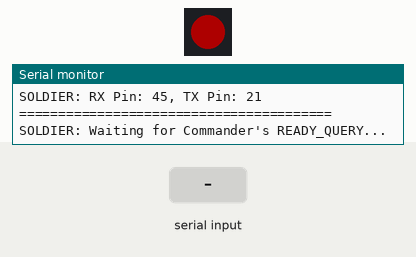
Simulated run of this program. Board: ESP32-S3. Shown: 1 RGB LEDs in strip order, left to right, the last lines printed to the serial monitor. The test bench sets the inputs (shaded band). Dim RGB values are drawn brighter than linear; nothing arrives over Bluetooth unless stated.

Above: at 1.3 s.
1.4 s: "READY_QUERY\n" received over the second serial link
At 2.2 s:
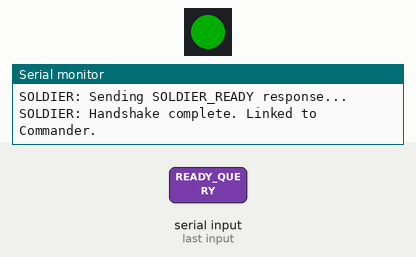
At 3.1 s:
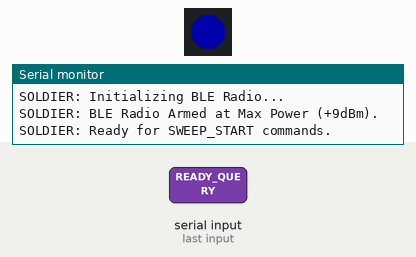
3.9 s: "SWEEP_START\n" received over the second serial link
At 3.91 s:
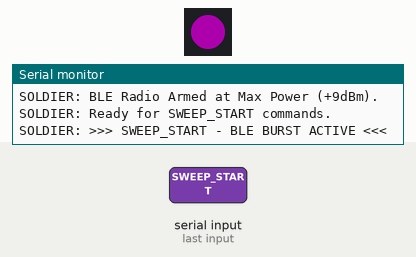
Timing chart, 0 to 6.9 s (numbered marks = the images above; inputs shaded):
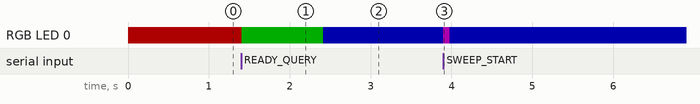

Measured:
- after the input at 1.4 s, RGB LED 0: RGB(50, 0, 0) → RGB(0, 50, 0) at once, → RGB(0, 0, 50) 1.0 s later
- after the input at 3.9 s, RGB LED 0: RGB(0, 0, 50) → RGB(50, 0, 50) at once, → RGB(0, 0, 50) 0.08 s later

The program:

main.cpp
```cpp
#include <Arduino.h>
#include <NimBLEDevice.h>
#include <Adafruit_NeoPixel.h>

// Master Coder's Pin Mapping
#define TX_PIN 21
#define RX_PIN 45
#define RGB_LED_PIN 48  // Onboard WS2812 RGB LED
#define NUM_PIXELS 1

Adafruit_NeoPixel statusLED(NUM_PIXELS, RGB_LED_PIN, NEO_GRB + NEO_KHZ800);

void setup() {
    // 0. Initialize Status LED
    statusLED.begin();
    statusLED.setBrightness(50); // 0-255
    statusLED.setPixelColor(0, statusLED.Color(255, 0, 0)); // Red = Booting/Waiting
    statusLED.show();

    // 1. Initialize Serial Interfaces
    Serial.begin(115200); // USB Monitor
    while(!Serial && millis() < 3000) { delay(10); } // Wait up to 3s for USB Serial
    delay(500); // Additional stabilization
    Serial1.begin(115200, SERIAL_8N1, RX_PIN, TX_PIN); // RX on 45, TX on 21

    Serial.println("\n\n========================================");
    Serial.println("SOLDIER: Booting...");
    Serial.printf("SOLDIER: RX Pin: %d, TX Pin: %d\n", RX_PIN, TX_PIN);
    Serial.println("========================================");

    // 2. Handshake Loop: Wait for Commander (Lonely Binary) signal
    Serial.println("SOLDIER: Waiting for Commander's READY_QUERY...");

    unsigned long startTime = millis();
    bool handshakeComplete = false;

    while (millis() - startTime < 30000) { // 30 second timeout
        if (Serial1.available()) {
            String msg = Serial1.readStringUntil('\n');
            msg.trim(); // Remove whitespace
            Serial.printf("SOLDIER: Received: '%s'\n", msg.c_str());

            if (msg.indexOf("READY_QUERY") != -1) {
                Serial.println("SOLDIER: Sending SOLDIER_READY response...");
                Serial1.println("SOLDIER_READY");
                Serial1.flush(); // Ensure data is sent

                Serial.println("SOLDIER: Handshake complete. Linked to Commander.");
                statusLED.setPixelColor(0, statusLED.Color(0, 255, 0)); // Green = Connected
                statusLED.show();
                handshakeComplete = true;
                delay(1000); // Hold green for visibility
                break;
            }
        }
        delay(10); // Small delay to prevent busy waiting
    }

    if (!handshakeComplete) {
        Serial.println("SOLDIER: Handshake timeout - continuing anyway");
        statusLED.setPixelColor(0, statusLED.Color(255, 255, 0)); // Yellow = Warning
        statusLED.show();
        delay(1000);
    }

    // 3. BLE Radio Setup
    Serial.println("SOLDIER: Initializing BLE Radio...");
    NimBLEDevice::init("");

    // Set Power to P9 (+9dBm) for maximum BLE saturation
    NimBLEDevice::setPower(ESP_PWR_LVL_P9);

    statusLED.setPixelColor(0, statusLED.Color(0, 0, 255)); // Blue = BLE Armed
    statusLED.show();

    Serial.println("SOLDIER: BLE Radio Armed at Max Power (+9dBm).");
    Serial.println("SOLDIER: Ready for SWEEP_START commands.");
}

void loop() {
    // 4. Reactive Jamming Loop - Listen for Commander's sweep commands
    if (Serial1.available()) {
        String cmd = Serial1.readStringUntil('\n');
        cmd.trim();

        if (cmd.indexOf("SWEEP_START") != -1) {
            Serial.println("SOLDIER: >>> SWEEP_START - BLE BURST ACTIVE <<<");

            // Purple flash = Jamming active
            statusLED.setPixelColor(0, statusLED.Color(255, 0, 255));
            statusLED.show();

            // Generate high-intensity advertising packets on BLE channels
            NimBLEAdvertising* pAdvertising = NimBLEDevice::getAdvertising();

            // Flood the advertising channels (37, 38, 39) - 2.4GHz overlap with Wi-Fi
            pAdvertising->start();
            delay(80); // Match Commander's dwell time (100ms - processing overhead)
            pAdvertising->stop();

            // Back to blue = Armed and ready
            statusLED.setPixelColor(0, statusLED.Color(0, 0, 255));
            statusLED.show();
        }
    }
}
```
